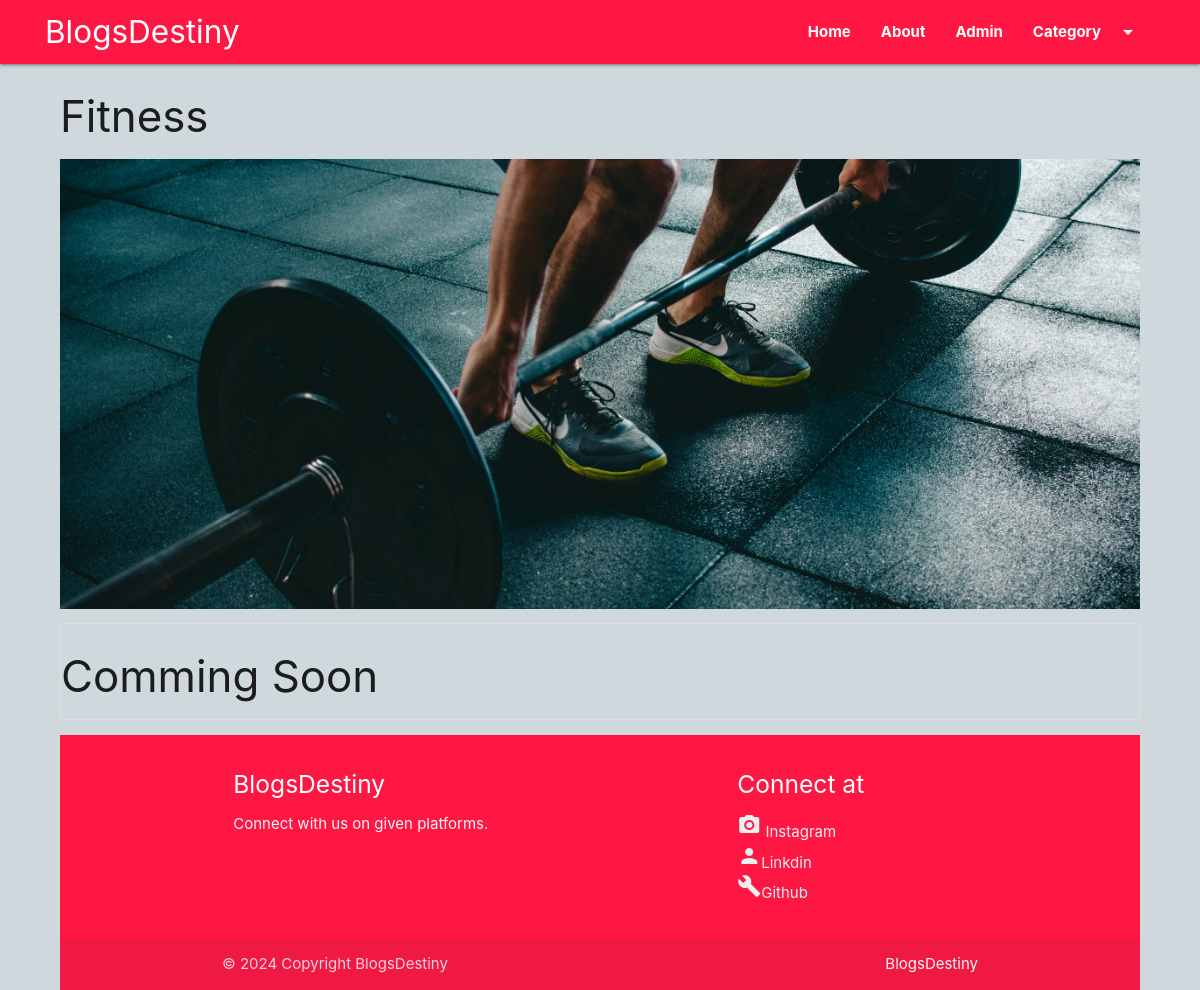
/category/Fitness, run on the app's committed database.
### blogapp/models.py (models this page shows, shortened)
class Category(models.Model):
    cat_id=models.AutoField(primary_key=True)
    title=models.CharField(max_length=100)
    description=models.TextField()
    url=models.CharField(max_length=100)
    image = models.ImageField(upload_to='category/')
    add_date=models.DateTimeField(auto_now_add=True , null = True)

### blogapp/views.py (the view)
# urls.py: path('category/<slug:url>',category),
def category(request,url):
    cat = Category.objects.get(url=url)
    posts = Post.objects.filter(cat= cat)
    return render(request,'category.html',{'cat':cat , 'posts': posts})

### template/category.html (shortened to what this page needs)
{% extends "base.html" %}
{% load static %}
{% block content %}
<div class="container-custom">
    <h3>{{cat.title}} </h3>
    <div class="img-container">
        <img src="/media/{{cat.image}}" class="responsive-img" style="max-height:450px; width:100%; object-fit:cover; " alt="">
    </div>
    <div class="collection">
        {% for p in posts %}
        <a href="/blog/{{p.url}}" class="collection-item ">{{p.title}}</a>
        {% empty %}
        <h3>Comming Soon</h3>
        {% endfor %}
</div>
{% endblock content %}

### blogapp/static/css/style.css (style rules this page uses)
body { background: #cfd8dc; }
.container-custom { width: 90%!important; margin:auto }

### data on the page
Category: title "Fitness", image (picture)
